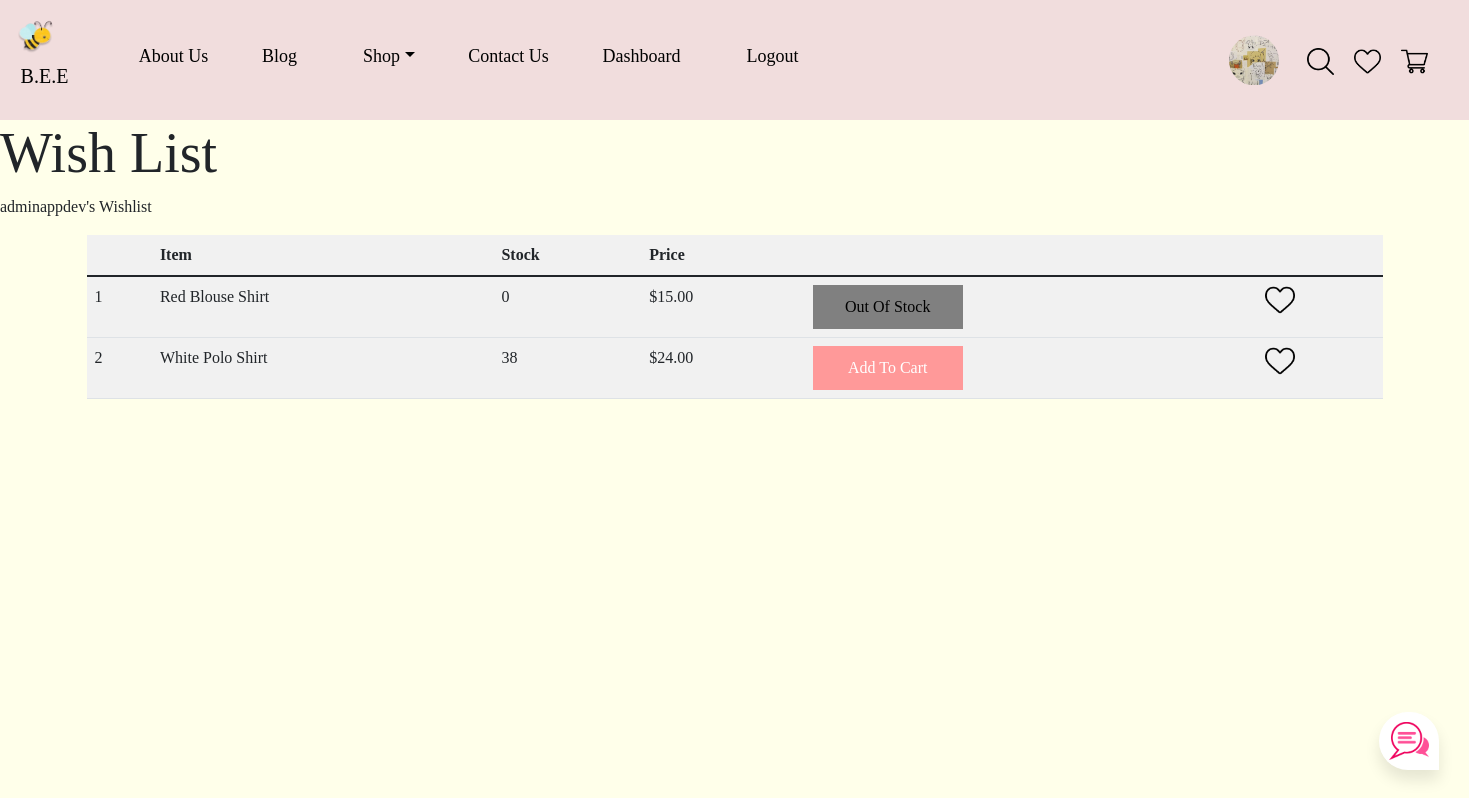
Page /wishlist/adminappdev (signed in) on the committed database.
### tables this page shows
CREATE TABLE inventory (product_name STRING, product_price FLOAT, product_image LONGBLOB, product_description LONGTEXT, product_quantity INT, shop STRING);

### app.py (the view)
@app.route('/wishlist/<username>')
@login_required
def wishlist(username):
    try:
        product_list = []
        rows = []
        lists = []
        with sqlite3.connect('database.db') as con:
            con.row_factory = sqlite3.Row
            cur = con.cursor()
            cur.execute("SELECT product_name FROM wishlist WHERE username = ?", (username,))
            products = cur.fetchall()
            for product in products:
                product_list.append(product['product_name'])
            for l in product_list:
                cur.execute("SELECT rowid, * FROM inventory WHERE product_name = ?", (l,))
                row = cur.fetchone()
                rows.append(row)
            for i in rows:
                list_1 = {
                    'name': i['product_name'],
                    'price': i['product_price'],
                    'image': i['product_image'],
                }
                lists.append(list_1)
    except:
        msg = 'An Error has occurred'
        flash(msg)
        return redirect(url_for('wishlist'))
    return render_template('wishlist.html', products=products, rows=rows, lists=lists)

### app.py (called while the page is built)
def get_db():
    db = getattr(g, '_database', None)
    if db is None:
        db = g._database = sqlite3.connect('database.db')
    return db

@app.teardown_appcontext
def close_connection(exception):
    db = getattr(g, '_database', None)
    if db is not None:
        db.close()

@app.before_request
def load_logged_in_user():
    user_id = session.get('user_id')
    if user_id is None:
        g.user = None
    else:
        g.user = get_db().execute(
            'SELECT * FROM user WHERE user_id = ?', (user_id,)
        ).fetchone()

def login_required(view):
    @functools.wraps(view)
    def wrapped_view(**kwargs):
        if g.user is None:
            return redirect(url_for('login'))
        return view(**kwargs)
    return wrapped_view

### templates/wishlist.html (shortened to what this page needs)
{% extends "base.html" %}
{% block content %}
<h1 class="display-4">Wish List</h1>
{% if 'username' in session %}
    <p>{{session['username']}}'s Wishlist</p>
    {% if rows|length == 0 %}
    <h2 align="center" style="margin-top: 50px;">No items in wishlist!</h2>
    {% else %}
        <div class="container">
            <table class="table">
                <thead>
                    <tr>
                        <th></th>
                        <th>Item</th>
                        <th>Stock</th>
                        <th>Price</th>
                        <th></th>
                        <th></th>
                    </tr>
                </thead>
                <tbody>
                    {% for product in rows %}
                        <tr>
                            <td>{{ loop.index }}</td>
                            <td>{{ product[1] }}</td>
                            <td>{{ product[5] }}</td>
                            <td>${{ product[2] }}0</td>
                            {% if product[5] == 0 %}
                                <td><button class='wishlist' style="color: black;background: grey;">Out Of Stock</button></td>
                                <td><a href="/removewishlist/{{ product[1] }}/{{ session['username'] }}"><img src="/static/img/img_2.png" alt="" width="30px"></a></td>
                            {% else %}
                                <td><button class='wishlist' ><a href="/add_to_cart3/{{ product[1] }}/{{ session['username'] }}">Add To Cart</a></button></td>
                                <td><a href="/removewishlist/{{ product[1] }}/{{ session['username'] }}"><img src="/static/img/img_2.png" alt="" width="30px"></a></td>
                            {% endif %}
                    {% endfor %}
                </tbody>
            </table>
        </div>
    {% endif %}
{% else %}
    <p>Guest's Wishlist</p>
{% endif %}
{% endblock %}

### templates/base.html (style rules this page uses)
html { background-color: #ffffea; }
body { background-color: #FFFFEA; overflow-x: hidden; overflow-y: scroll; }
* { margin:0px; padding:0px; box-sizing: border-box; font-family: 'Anko'; }
::placeholder { text-align: center; color: gray; opacity: 1; }

### templates/wishlist.html (style rules this page uses)
body { background-color: #ffffea; }
button.wishlist { background: #ff9999; color: white; border: none; padding: 10px 20px; margin: auto; cursor: pointer; width: 150px; }
.container table.table { --bs-table-bg: #F1F1F1; }
.table a { text-decoration:none; color: white; }

### rows in the picture
inventory: product_name "Red Blouse Shirt", product_quantity "0", product_price "15.0"
inventory: product_name "White Polo Shirt", product_quantity "38", product_price "24.0"

### other values in the picture
{{ session['username'] }} "adminappdev"
